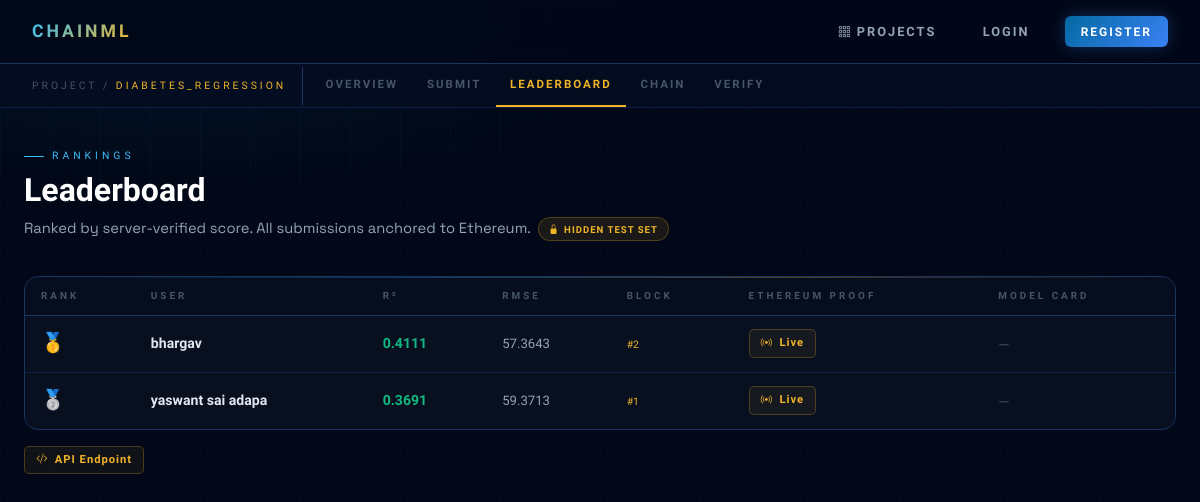
The app's page /project/1/leaderboard with its own data.
### tables this page shows
CREATE TABLE projects (
        id INTEGER PRIMARY KEY AUTOINCREMENT,
        owner_id INTEGER NOT NULL,
        name TEXT NOT NULL UNIQUE,
        description TEXT DEFAULT '',
        dataset_path TEXT NOT NULL,
        dataset_name TEXT NOT NULL,
        dataset_hash TEXT NOT NULL DEFAULT '',
        test_path TEXT DEFAULT NULL,
        test_name TEXT DEFAULT NULL,
        task_type TEXT NOT NULL DEFAULT 'classification',
        created_at REAL NOT NULL,
        FOREIGN KEY(owner_id) REFERENCES users(id));

CREATE TABLE submissions (
        id INTEGER PRIMARY KEY AUTOINCREMENT,
        project_id INTEGER NOT NULL,
        user_id INTEGER NOT NULL,
        model_filename TEXT NOT NULL,
        model_path TEXT NOT NULL,
        model_hash TEXT NOT NULL,
        verified_accuracy REAL NOT NULL,
        f1_score REAL DEFAULT NULL,
        roc_auc REAL DEFAULT NULL,
        rmse REAL DEFAULT NULL,
        r2_score REAL DEFAULT NULL,
        model_card TEXT DEFAULT '',
        combined_hash TEXT NOT NULL,
        eth_tx_hash TEXT NOT NULL,
        eth_tx_url TEXT NOT NULL,
        eth_mode TEXT NOT NULL DEFAULT 'mock',
        block_index INTEGER NOT NULL,
        previous_hash TEXT NOT NULL,
        submitted_at REAL NOT NULL,
        FOREIGN KEY(project_id) REFERENCES projects(id),
        FOREIGN KEY(user_id) REFERENCES users(id));

CREATE TABLE users (
        id INTEGER PRIMARY KEY AUTOINCREMENT,
        username TEXT NOT NULL UNIQUE,
        email TEXT NOT NULL UNIQUE,
        password_hash TEXT NOT NULL,
        created_at REAL NOT NULL);

### app.py (the view)
@app.route("/project/<int:pid>/leaderboard")
def leaderboard(pid):
    project = get_project(pid)
    if not project: return render_template("404.html"), 404
    return render_template("leaderboard.html", project=project,
        submissions=get_project_submissions(pid))

### app.py (called while the page is built)
@app.before_request
def load_user():
    uid = session.get("user_id")
    g.user = get_user_by_id(uid) if uid else None

@app.context_processor
def inject_user():
    return {"current_user": g.user}

### database.py (called while the page is built)
def get_conn():
    conn = sqlite3.connect(DB_PATH)
    conn.row_factory = sqlite3.Row
    conn.execute("PRAGMA foreign_keys = ON")
    return conn

def get_project(pid):
    conn = get_conn()
    row = conn.execute("""SELECT p.*, u.username AS owner_name
        FROM projects p JOIN users u ON p.owner_id=u.id WHERE p.id=?""", (pid,)).fetchone()
    conn.close(); return dict(row) if row else None

def get_project_submissions(pid):
    conn = get_conn()
    rows = conn.execute("""SELECT s.*, u.username FROM submissions s
        JOIN users u ON s.user_id=u.id WHERE s.project_id=?
        ORDER BY s.verified_accuracy DESC, s.submitted_at ASC""", (pid,)).fetchall()
    conn.close(); return [dict(r) for r in rows]

### templates/leaderboard.html (shortened to what this page needs)
{% extends "base.html" %}
{% block subnav %}
<div class="chainml-subnav">
  <div class="subnav-label">PROJECT / <span>{{ project.name }}</span></div>
  <a href="/project/{{ project.id }}" class="subnav-tab">Overview</a>
  <a href="/project/{{ project.id }}/submit" class="subnav-tab">Submit</a>
  <a href="/project/{{ project.id }}/leaderboard" class="subnav-tab active">Leaderboard</a>
  <a href="/project/{{ project.id }}/chain" class="subnav-tab">Chain</a>
  <a href="/project/{{ project.id }}/verify" class="subnav-tab">Verify</a>
</div>
{% endblock %}
{% block content %}
<div class="ph">
  <div class="ph-eye">Rankings</div>
  <h1>Leaderboard</h1>
  <p>
    Ranked by server-verified score. All submissions anchored to Ethereum.
    {% if project.test_path %}&nbsp;<span class="cml-badge badge-gold"><i class="bi bi-lock-fill"></i> Hidden test set</span>{% endif %}
  </p>
</div>
{% if submissions %}
<div class="cml-card" style="padding:0;overflow:hidden;">
  <table class="cml-table">
    <thead>
      <tr>
        <th>Rank</th>
        <th>User</th>
        {% if project.task_type=='regression' %}
        <th>R²</th><th>RMSE</th>
        {% else %}
        <th>Accuracy</th><th>F1</th><th>ROC-AUC</th>
        {% endif %}
        <th>Block</th>
        <th>Ethereum Proof</th>
        <th>Model Card</th>
      </tr>
    </thead>
    <tbody>
    {% for s in submissions %}
    <tr>
      <td>
        {% if loop.index==1 %}<span class="rank-1">🥇</span>
        {% elif loop.index==2 %}<span class="rank-2">🥈</span>
        {% elif loop.index==3 %}<span class="rank-3">🥉</span>
        {% else %}<span style="font-family:var(--raj);color:var(--muted);font-size:.78rem">#{{ loop.index }}</span>
        {% endif %}
      </td>
      <td><strong style="font-family:var(--raj)">{{ s.username }}</strong></td>
      {% if project.task_type=='regression' %}
      <td><span style="font-family:var(--orb);font-weight:700;color:var(--green);font-size:.88rem">{{ s.r2_score if s.r2_score is not none else '—' }}</span></td>
      <td><span style="font-family:var(--orb);color:var(--text2);font-size:.82rem">{{ s.rmse if s.rmse is not none else '—' }}</span></td>
      {% endif %}
      <td><span style="font-family:var(--orb);font-size:.65rem;color:var(--gold)">#{{ s.block_index }}</span></td>
      <td>
        <a href="{{ s.eth_tx_url }}" target="_blank" class="eth-link">
          {% if s.eth_mode=='real' %}<i class="bi bi-broadcast"></i> Live{% else %}<i class="bi bi-link-45deg"></i> Mock{% endif %}
        </a>
      </td>
      <td><span style="font-size:.78rem;color:var(--muted)">{% if s.model_card %}{{ s.model_card[:35] }}{% if s.model_card|length > 35 %}…{% endif %}{% else %}—{% endif %}</span></td>
    </tr>
    {% endfor %}
    </tbody>
  </table>
</div>
<div class="mt-3">
  <a href="/api/project/{{ project.id }}/leaderboard" target="_blank" class="eth-link">
    <i class="bi bi-code-slash"></i> API Endpoint
  </a>
</div>
{% else %}
<div class="cml-card text-center py-5">
  <div style="font-size:3rem;opacity:.4;margin-bottom:1rem">🏆</div>
  <p style="color:var(--text2)">No submissions yet. <a href="/project/{{ project.id }}/submit" style="color:var(--gold)">Be the first!</a></p>
</div>
{% endif %}
{% endblock %}

### templates/base.html (style rules this page uses)
:root { --bg: #020817; --bg2: #040d21; --surface: #071128; --card: #080f1f; --border: #0e2045; --border2: #1a3560; --gold: #f0b429; --gold2: #ffd166; --blue: #0ea5e9; --blue2: #38bdf8; --blue3: #0369a1; --accent: #3b82f6; --green: #10b981; --red: #ef4444; --text: #e2e8f0; --text2: #94a3b8; --muted: #475569; --orb: 'Orbitron', sans-serif; --raj: 'Rajdhani', sans-serif; --grotesk: 'Space Grotesk', sans-serif; }
*, *::before, *::after { box-sizing: border-box; margin: 0; padding: 0; }
body { background: var(--bg); color: var(--text); font-family: var(--grotesk); min-height: 100vh; overflow-x: hidden; }
body::before { content: ''; position: fixed; inset: 0; background-image: linear-gradient(rgba(14,165,233,.04) 1px, transparent 1px), linear-gradient(90deg, rgba(14,165,233,.04) 1px, transparent 1px); background-size: 50px 50px; pointer-events: none; z-index: 0; }
body::after { content: ''; position: fixed; inset: 0; background: radial-gradient(ellipse 70% 40% at 15% 0%, rgba(14,165,233,.1) 0%, transparent 60%), radial-gradient(ellipse 50% 35% at 85% 100%, rgba(240,180,41,.07) 0%, transparent 60%); pointer-events: none; z-index: 0; }
.chainml-subnav { background: rgba(4,13,33,.9); border-bottom: 1px solid var(--border); display: flex; align-items: center; padding: 0 2rem; overflow-x: auto; scrollbar-width: none; position: relative; z-index: 1; }
.subnav-label { font-family: var(--raj); font-size: .65rem; letter-spacing: 3px; text-transform: uppercase; color: var(--muted); padding: .7rem 1rem .7rem 0; border-right: 1px solid var(--border2); margin-right: .5rem; white-space: nowrap; flex-shrink: 0; }
.subnav-label span { color: var(--gold); }
.subnav-tab { font-family: var(--raj); font-size: .72rem; font-weight: 600; letter-spacing: 2px; text-transform: uppercase; color: var(--muted); text-decoration: none; padding: .75rem .9rem; border-bottom: 2px solid transparent; transition: all .15s; white-space: nowrap; }
.subnav-tab.active { color: var(--gold); border-bottom-color: var(--gold); }
.ph { margin-bottom: 2.2rem; }
.ph-eye { font-family: var(--raj); font-size: .65rem; letter-spacing: 4px; text-transform: uppercase; color: var(--blue2); margin-bottom: .5rem; display: flex; align-items: center; gap: .5rem; }
.ph-eye::before { content: ''; display: inline-block; width: 20px; height: 1px; background: var(--blue2); }
.ph h1 { font-family: var(--orb); font-size: 2rem; font-weight: 700; line-height: 1.15; background: linear-gradient(135deg, #fff 40%, var(--blue2)); -webkit-background-clip: text; -webkit-text-fill-color: transparent; background-clip: text; }
.ph p { color: var(--text2); font-size: .92rem; margin-top: .5rem; line-height: 1.6; }
.cml-card { background: var(--card); border: 1px solid var(--border2); border-radius: 14px; padding: 1.6rem; position: relative; overflow: hidden; }
.cml-card::before { content: ''; position: absolute; top: 0; left: 0; right: 0; height: 1px; background: linear-gradient(90deg, transparent, var(--blue), var(--gold), transparent); opacity: .3; }
.cml-badge { display: inline-flex; align-items: center; gap: .3rem; padding: .2rem .6rem; border-radius: 20px; font-family: var(--raj); font-size: .6rem; font-weight: 700; letter-spacing: 1px; text-transform: uppercase; }
.badge-gold { background: rgba(240,180,41,.1); color: var(--gold); border: 1px solid rgba(240,180,41,.25); }
.eth-link { display: inline-flex; align-items: center; gap: .4rem; font-family: var(--raj); font-size: .7rem; font-weight: 600; color: var(--gold); text-decoration: none; border: 1px solid rgba(240,180,41,.25); background: rgba(240,180,41,.06); padding: .3rem .7rem; border-radius: 5px; transition: all .2s; letter-spacing: 1px; }
.cml-table { width: 100%; border-collapse: collapse; }
.cml-table th { font-family: var(--raj); font-size: .62rem; letter-spacing: 3px; text-transform: uppercase; color: var(--muted); padding: .7rem 1rem; border-bottom: 1px solid var(--border2); text-align: left; background: rgba(4,13,33,.5); }
.cml-table td { padding: .85rem 1rem; border-bottom: 1px solid var(--border); font-size: .88rem; vertical-align: middle; }
.cml-table tr:last-child td { border-bottom: none; }

### templates/leaderboard.html (style rules this page uses)
.rank-1 { color: var(--gold); font-size: 1.2rem; }
.rank-2 { color: #94a3b8; font-size: 1.2rem; }

### records on screen
projects: name "DIABETES_REGRESSION"
submissions: username "bhargav", r2_score "0.4111", rmse "57.3643", block_index "2", eth_mode "real" (drawn)
submissions: username "yaswant sai adapa", r2_score "0.3691", rmse "59.3713", block_index "1", eth_mode "real" (drawn)
